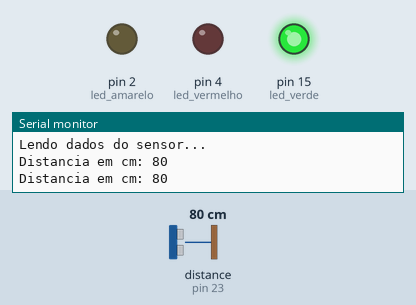
This sketch was run on a simulated Arduino Mega 2560, built with avr-gcc and run on an emulated ATmega2560. Shown: output pins drawn as LEDs (lit = HIGH), the last lines printed to the serial monitor. The inputs (shaded band) are chosen by the test bench; at power-on: distance to the obstacle (sensor on pin 23) 80 cm. The echo pulse lasts 58.3 µs per cm.

Above: at 1.8 s.
1.9 s: distance to the obstacle (sensor on pin 23) set to 11 cm
3.4 s: distance to the obstacle (sensor on pin 23) set to 8 cm
At 4.6 s:
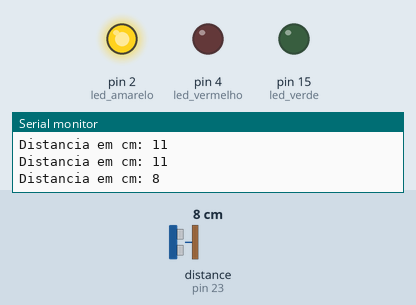
5.5 s: distance to the obstacle (sensor on pin 23) set to 6 cm
7.2 s: distance to the obstacle (sensor on pin 23) set to 3 cm
At 9.1 s:
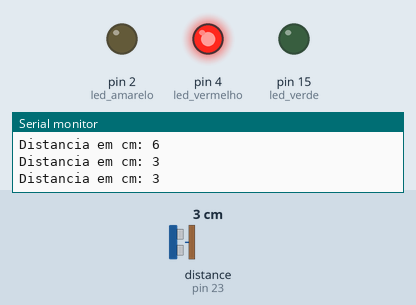
9.5 s: distance to the obstacle (sensor on pin 23) set to 9 cm
At 10.7 s:
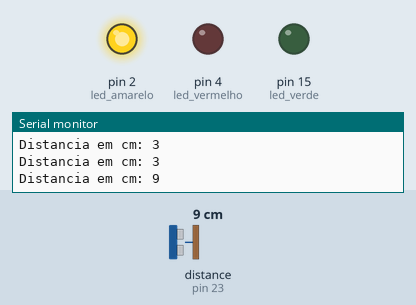
11.5 s: distance to the obstacle (sensor on pin 23) set to 2 cm
At 12.3 s:
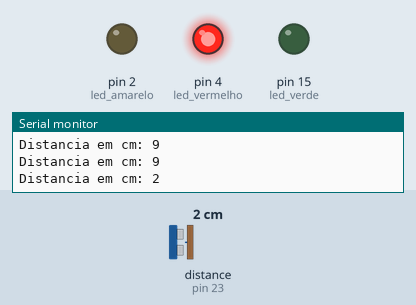
Timing chart, 0 to 14.5 s (numbered marks = the images above; inputs shaded):
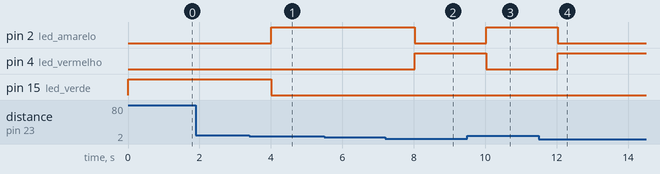

Measured:
- the behaviour switches between 10 and 9 cm on distance to the obstacle (sensor on pin 23) (found by bisection; images 0 and 1)
- the behaviour switches between 5 and 4 cm on distance to the obstacle (sensor on pin 23) (found by bisection; images 1 and 2)
- after the input at 3.4 s, pin 2 (led_amarelo): LOW → HIGH after 0.62 s; pin 15 (led_verde): HIGH → LOW after 0.62 s
- after the input at 7.2 s, pin 2 (led_amarelo): HIGH → LOW after 0.82 s; pin 4 (led_vermelho): LOW → HIGH after 0.82 s
- after the input at 9.5 s, pin 2 (led_amarelo): LOW → HIGH after 0.52 s; pin 4 (led_vermelho): HIGH → LOW after 0.52 s
- after the input at 11.5 s, pin 2 (led_amarelo): HIGH → LOW after 0.53 s; pin 4 (led_vermelho): LOW → HIGH after 0.53 s

The sketch:

Activity_06.ino
```cpp
#include <Ultrasonic.h>

#define pino_trigger 22
#define pino_echo 23
#define led_verde 15
#define led_amarelo 2
#define led_vermelho 4

Ultrasonic ultrasonic(pino_trigger, pino_echo);
int distance;

void setup() {
  Serial.begin(9600);
  Serial.println("Lendo dados do sensor...");
  pinMode(led_vermelho, OUTPUT);
  pinMode(led_amarelo, OUTPUT);
  pinMode(led_verde, OUTPUT);

}

void loop() {
  distance = ultrasonic.read();

  Serial.print("Distancia em cm: ");
  Serial.println(distance);

  digitalWrite(led_vermelho, LOW);
  digitalWrite(led_amarelo, LOW);
  digitalWrite(led_verde, LOW);

  if(distance < 5) {
    digitalWrite(led_vermelho, HIGH);
  } else if(distance < 10) {
    digitalWrite(led_amarelo, HIGH);
  } else {
    digitalWrite(led_verde, HIGH);
  }
  delay(1000);
}
```
